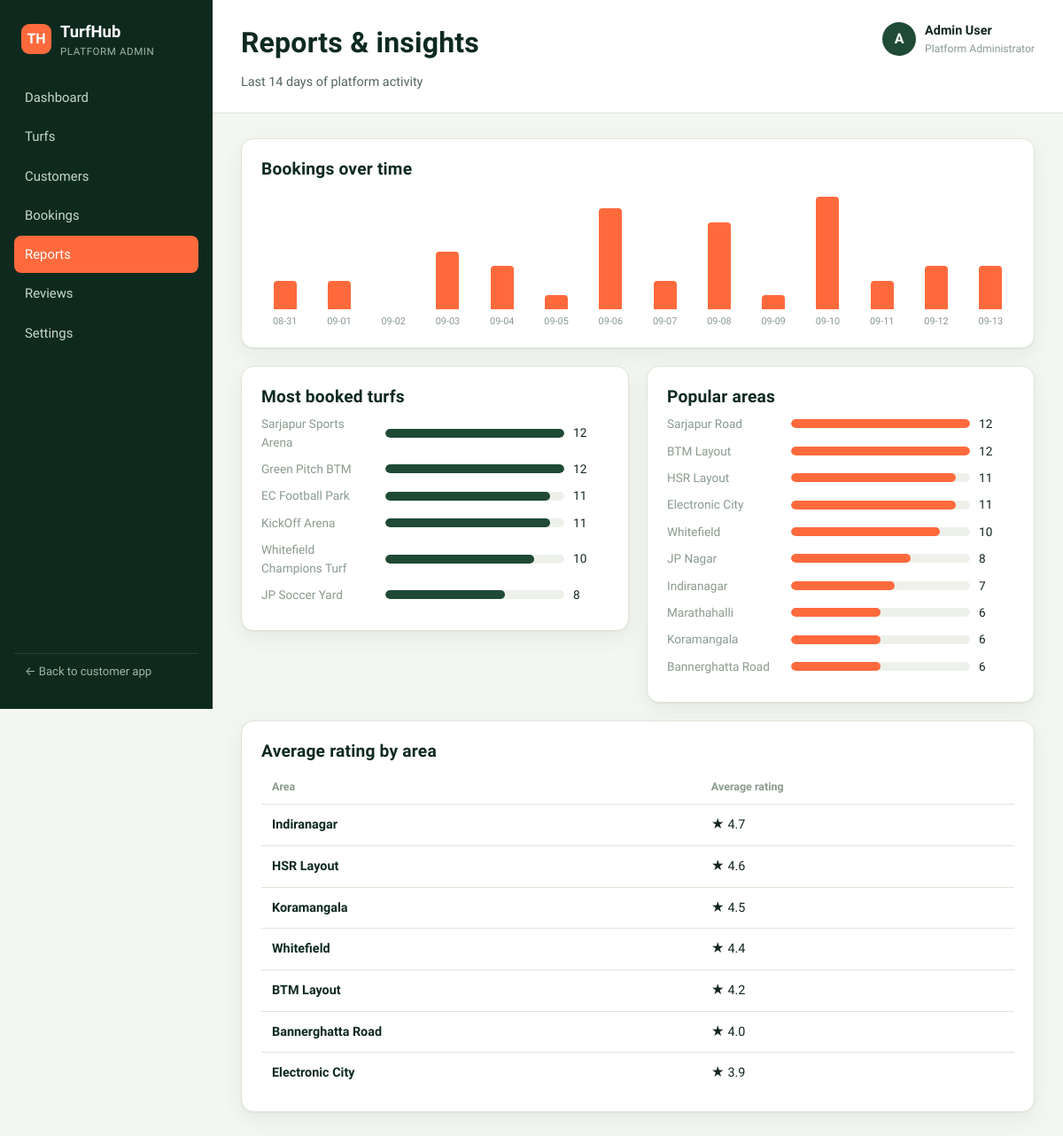
Screenshot of /admin/reports with the database file from the repository.
### tables this page shows
CREATE TABLE turfs (
    id INTEGER PRIMARY KEY,
    name TEXT NOT NULL,
    area TEXT NOT NULL,
    address TEXT NOT NULL,
    manager_id INTEGER REFERENCES managers(id),
    price_per_hour INTEGER NOT NULL,
    turf_type TEXT NOT NULL,          -- 5-a-side / 6-a-side / 7-a-side / 11-a-side
    surface_type TEXT NOT NULL,       -- Artificial Turf / Hybrid Grass / Natural Grass
    description TEXT NOT NULL,
    facilities TEXT NOT NULL,         -- comma separated
    opening_time TEXT NOT NULL,
    closing_time TEXT NOT NULL,
    rating REAL NOT NULL,
    status TEXT NOT NULL DEFAULT 'pending',       -- active / pending / suspended
    verified INTEGER NOT NULL DEFAULT 0,
    image TEXT NOT NULL,
    phone TEXT NOT NULL,
    distance_km REAL NOT NULL,
    created_at TEXT NOT NULL
);

### blueprints/admin/routes.py (the view)
@admin_bp.route("/reports")
def reports():
    conn = get_db()
    since = (date.today() - timedelta(days=13)).isoformat()
    raw = conn.execute(
        "SELECT booking_date, COUNT(*) n FROM bookings WHERE booking_date>=? AND status!='cancelled' GROUP BY booking_date",
        (since,),
    ).fetchall()
    by_day = {r["booking_date"]: r["n"] for r in raw}
    days = [(date.today() - timedelta(days=i)).isoformat() for i in range(13, -1, -1)]
    bookings_over_time = [{"date": d, "count": by_day.get(d, 0)} for d in days]
    most_booked = conn.execute(
        """SELECT turfs.name, COUNT(bookings.id) n FROM bookings
           JOIN turfs ON turfs.id = bookings.turf_id
           WHERE bookings.status != 'cancelled'
           GROUP BY turfs.id ORDER BY n DESC LIMIT 6"""
    ).fetchall()
    popular_areas = conn.execute(
        """SELECT turfs.area, COUNT(bookings.id) n FROM bookings
           JOIN turfs ON turfs.id = bookings.turf_id
           WHERE bookings.status != 'cancelled'
           GROUP BY turfs.area ORDER BY n DESC"""
    ).fetchall()
    avg_ratings = conn.execute(
        "SELECT area, ROUND(AVG(rating),2) avg_r FROM turfs WHERE status='active' GROUP BY area ORDER BY avg_r DESC"
    ).fetchall()
    conn.close()
    max_day = max([d["count"] for d in bookings_over_time] + [1])
    max_turf = max([t["n"] for t in most_booked] + [1])
    max_area = max([a["n"] for a in popular_areas] + [1])
    return render_template("admin/reports.html", bookings_over_time=bookings_over_time,
                            most_booked=most_booked, popular_areas=popular_areas,
                            avg_ratings=avg_ratings, max_day=max_day, max_turf=max_turf, max_area=max_area)

### database.py (called while the page is built)
def get_db():
    conn = sqlite3.connect(DATABASE_PATH)
    conn.row_factory = sqlite3.Row
    conn.execute("PRAGMA foreign_keys = ON")
    return conn

### templates/admin/reports.html (shortened to what this page needs)
{% extends "base_admin.html" %}
{% block admin_title %}Reports &amp; insights{% endblock %}
{% block admin_subtitle %}Last 14 days of platform activity{% endblock %}
{% block admin_content %}
<div class="panel">
  <h3>Bookings over time</h3>
  <div class="bar-chart">
    {% for d in bookings_over_time %}
    <div class="bar-col">
      <div class="bar" style="height:{{ (d.count / max_day * 130)|round if max_day else 0 }}px;" title="{{ d.count }} bookings"></div>
      <div class="bar-label">{{ d.date[5:] }}</div>
    </div>
    {% endfor %}
  </div>
</div>
<div class="grid-2">
  <div class="panel">
    <h3>Most booked turfs</h3>
    {% for t in most_booked %}
    <div class="hbar-row">
      <span class="cell-muted">{{ t.name }}</span>
      <div class="hbar-track"><div class="hbar-fill" style="width:{{ (t.n / max_turf * 100)|round }}%;"></div></div>
      <span>{{ t.n }}</span>
    </div>
    {% endfor %}
  </div>
  <div class="panel">
    <h3>Popular areas</h3>
    {% for a in popular_areas %}
    <div class="hbar-row">
      <span class="cell-muted">{{ a.area }}</span>
      <div class="hbar-track"><div class="hbar-fill accent" style="width:{{ (a.n / max_area * 100)|round }}%;"></div></div>
      <span>{{ a.n }}</span>
    </div>
    {% endfor %}
  </div>
</div>
<div class="panel">
  <h3>Average rating by area</h3>
  <div class="table-wrap">
    <table class="data-table">
      <thead><tr><th>Area</th><th>Average rating</th></tr></thead>
      <tbody>
        {% for a in avg_ratings %}
        <tr><td class="cell-name">{{ a.area }}</td><td>★ {{ a.avg_r }}</td></tr>
        {% endfor %}
      </tbody>
    </table>
  </div>
</div>
{% endblock %}

### static/css/style.css (style rules this page uses)
:root { --bg: #F4F7F1; --bg-alt: #FFFFFF; --pitch-900: #0E2A1F; --pitch-800: #163829; --pitch-700: #1F4A36; --pitch-600: #2C5F45; --line: #DEE6D9; --line-strong: #C6D1C0; --ink: #12261C; --ink-soft: #52655A; --ink-faint: #8A9A8E; --accent: #FF6A3D; --accent-dark: #E14F22; --accent-soft: #FFE4D8; --amber: #E39A1F; --amber-soft: #FCEDCB; --success: #2E7D4F; --success-soft: #DCEFE1; --danger: #C63C3C; --danger-soft: #FBE1DF; --radius-sm: 8px; --radius-md: 14px; --radius-lg: 20px; --shadow-card: 0 1px 2px rgba(14,42,31,0.06), 0 8px 24px rgba(14,42,31,0.06); --font-display: 'Barlow Condensed', 'Arial Narrow', sans-serif; --font-body: 'Work Sans', -apple-system, sans-serif; }
* { box-sizing: border-box; }
html, body { margin: 0; padding: 0; }
body { font-family: var(--font-body); background: var(--bg); color: var(--ink); line-height: 1.5; -webkit-font-smoothing: antialiased; }
h1, h2, h3, h4 { font-family: var(--font-display); color: var(--pitch-900); margin: 0 0 0.3em; font-weight: 600; letter-spacing: 0.2px; }
h3 { font-size: 1.2rem; }
.panel { background: var(--bg-alt); border: 1px solid var(--line); border-radius: var(--radius-md); padding: 20px 22px; margin-bottom: 20px; box-shadow: var(--shadow-card); }
.grid-2 { display: grid; grid-template-columns: 1fr 1fr; gap: 20px; align-items: start; }
.table-wrap { overflow-x: auto; }
table.data-table { width: 100%; border-collapse: collapse; font-size: 0.9rem; }
.data-table th { text-align: left; padding: 10px 12px; color: var(--ink-faint); font-weight: 600; border-bottom: 1px solid var(--line); font-size: 0.78rem; }
.data-table td { padding: 12px; border-bottom: 1px solid var(--line); vertical-align: middle; }
.data-table tr:last-child td { border-bottom: none; }
.cell-name { font-weight: 600; color: var(--pitch-900); }
.cell-muted { color: var(--ink-faint); font-size: 0.85rem; }
.bar-chart { display: flex; align-items: flex-end; gap: 8px; height: 160px; padding-top: 10px; }
.bar-chart .bar-col { flex: 1; display: flex; flex-direction: column; align-items: center; justify-content: flex-end; height: 100%; }
.bar-chart .bar { width: 100%; max-width: 26px; background: var(--accent); border-radius: 4px 4px 0 0; transition: height .3s ease; }
.bar-chart .bar-label { font-size: 0.68rem; color: var(--ink-faint); margin-top: 6px; text-align: center; }
.hbar-row { display: grid; grid-template-columns: 130px 1fr 40px; align-items: center; gap: 10px; margin-bottom: 10px; font-size: 0.85rem; }
.hbar-track { background: #EDF1EA; border-radius: 6px; height: 10px; overflow: hidden; }
.hbar-fill { background: var(--pitch-700); height: 100%; border-radius: 6px; }
.hbar-row .hbar-fill.accent { background: var(--accent); }

### rows the page displays
turfs: name "Sarjapur Sports Arena", {{ (t.n / max_turf * 100)|round }} 100.0 (drawn), n "12"
turfs: name "Green Pitch BTM", {{ (t.n / max_turf * 100)|round }} 100.0 (drawn), n "12", area "BTM Layout", avg_r "4.2"
turfs: name "EC Football Park", {{ (t.n / max_turf * 100)|round }} 92.0 (drawn), n "11", area "Electronic City", avg_r "3.9"
turfs: name "KickOff Arena", {{ (t.n / max_turf * 100)|round }} 92.0 (drawn), n "11", area "HSR Layout", avg_r "4.6"
turfs: name "Whitefield Champions Turf", {{ (t.n / max_turf * 100)|round }} 83.0 (drawn), n "10", area "Whitefield", avg_r "4.4"
turfs: name "JP Soccer Yard", {{ (t.n / max_turf * 100)|round }} 67.0 (drawn), n "8"
turfs: area "Indiranagar", {{ (a.n / max_area * 100)|round }} 58.0 (drawn), n "7", avg_r "4.7"
turfs: area "Marathahalli", {{ (a.n / max_area * 100)|round }} 50.0 (drawn), n "6"
turfs: area "Koramangala", {{ (a.n / max_area * 100)|round }} 50.0 (drawn), n "6", avg_r "4.5"
turfs: area "Bannerghatta Road", {{ (a.n / max_area * 100)|round }} 50.0 (drawn), n "6", avg_r "4.0"

### other values shown
{{ d.date[5:] }} "08-31" "09-01" "09-02" "09-03" "09-04" "09-05" "09-06" "09-07" "09-08" "09-09" "09-10" "09-11" "09-12" "09-13"
{{ a.area }} "Sarjapur Road" "BTM Layout" "HSR Layout" "Electronic City" "Whitefield" "JP Nagar"
{{ a.n }} "12" "12" "11" "11" "10" "8"
